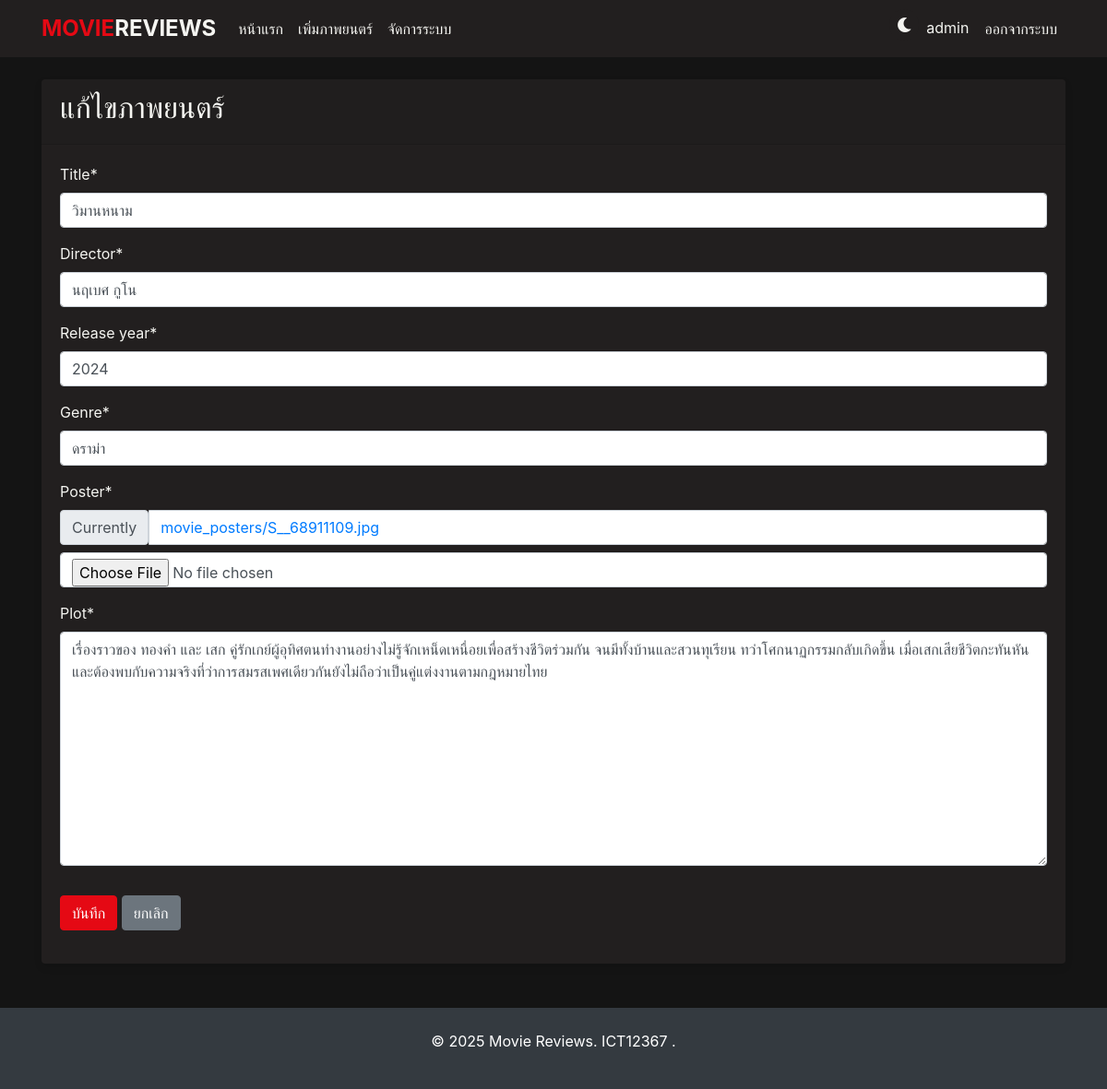
/movie/20/update/ (signed in), run on the app's committed database.
### reviews/models.py (models this page shows, shortened)
class Movie(models.Model):
    title = models.CharField(max_length=100)
    director = models.CharField(max_length=100)
    release_year = models.IntegerField()
    genre = models.CharField(max_length=50)
    poster = models.ImageField(upload_to='movie_posters', default='default_poster.jpg')
    plot = models.TextField()
    created_at = models.DateTimeField(default=timezone.now)

### reviews/views.py (the view, shortened to what this page needs)
# urls.py: path('movie/<int:pk>/update/', views.MovieUpdateView.as_view(), name='movie-update'),
class MovieUpdateView(LoginRequiredMixin, PermissionRequiredMixin, UpdateView):
    model = Movie
    form_class = MovieForm
    template_name = 'reviews/movie_form.html'
    permission_required = 'reviews.change_movie'

### reviews/forms.py
class MovieForm(forms.ModelForm):
    class Meta:
        model = Movie
        fields = ['title', 'director', 'release_year', 'genre', 'poster', 'plot']

### reviews/templates/reviews/movie_form.html (shortened to what this page needs)
{% extends "reviews/base.html" %}
{% load crispy_forms_tags %}
{% block content %}
    <div class="card">
        <div class="card-header">
            <h2>{% if form.instance.id %}แก้ไขภาพยนตร์{% else %}เพิ่มภาพยนตร์ใหม่{% endif %}</h2>
        </div>
        <div class="card-body">
            <form method="POST" enctype="multipart/form-data">
                <fieldset class="form-group">
                    {{ form|crispy }}
                </fieldset>
                <div class="form-group">
                    <button class="btn btn-primary" type="submit">บันทึก</button>
                    <a class="btn btn-secondary" href="{% url 'home' %}">ยกเลิก</a>
                </div>
            </form>
        </div>
    </div>
{% endblock %}

### reviews/templates/reviews/base.html (shortened to what this page needs)
{% load static %}
<!DOCTYPE html>
<html lang="th">
<head>
    <link rel="stylesheet" href="https://cdn.jsdelivr.net/npm/bootstrap@4.6.0/dist/css/bootstrap.min.css">
    <link rel="stylesheet" href="https://cdnjs.cloudflare.com/ajax/libs/font-awesome/5.15.3/css/all.min.css">
</head>
<body class="dark-mode">
    <header>
        <nav class="navbar navbar-expand-lg navbar-dark bg-dark mb-4">
            <div class="container">
                <a class="navbar-brand" href="{% url 'home' %}"><span>MOVIE</span>REVIEWS</a>
                <div class="collapse navbar-collapse" id="navbarNav">
                    <ul class="navbar-nav mr-auto">
                        <li class="nav-item">
                            <a class="nav-link" href="{% url 'home' %}">หน้าแรก</a>
                        </li>
                        {% if user.is_authenticated %}
                            {% if perms.reviews.add_movie or user.is_superuser %}
                            <li class="nav-item">
                                <a class="nav-link" href="{% url 'movie-create' %}">เพิ่มภาพยนตร์</a>
                            </li>
                            {% endif %}
                            {% if user.is_staff or user.is_superuser %}
                            <li class="nav-item">
                                <a class="nav-link" href="{% url 'admin:index' %}">จัดการระบบ</a>
                            </li>
                            {% endif %}
                        {% endif %}
                    </ul>
                    <ul class="navbar-nav">
                        <li class="nav-item">
                            <span class="nav-link mode-toggle" id="modeToggle">
                                <i class="fas fa-moon"></i>
                            </span>
                        </li>
                        {% if user.is_authenticated %}
                        <li class="nav-item">
                            <a class="nav-link" href="{% url 'profile' %}">{{ user.username }}</a>
                        </li>
                        <li class="nav-item">
                            <form method="post" action="{% url 'logout' %}" class="d-inline">
                                <button type="submit" class="btn btn-link nav-link">ออกจากระบบ</button>
                            </form>
                        </li>
                        {% endif %}
                    </ul>
                </div>
            </div>
        </nav>
    </header>
    <main class="container">
        {% block content %}{% endblock %}
    </main>
    <footer class="bg-dark text-white mt-5 py-4">
        <div class="container text-center">
            <p>&copy; 2025 Movie Reviews. ICT12367 .</p>
        </div>
    </footer>
</body>
</html>

### data on the page
Movie: title "วิมานหนาม", director "นฤเบศ กูโน", release_year "2024", genre "ดราม่า", plot "เรื่องราวของ ทองคำ และ เสก คู่รักเกย์ผู้อุทิศตนทำงานอย่างไม่รู้จักเหน็ดเหนื่อยเพื่อสร้างชีวิตร่วมกัน จนมีทั้งบ้านและสวนทุเรียน ทว่าโศกนาฏกรรมกลับเกิดขึ้น เมื่อเสกเสียชีวิตกะทันหัน และต้องพบกับความจริงที่ว่าการสมรสเพศเดียวกันยังไม่ถือว่าเป็นคู่แต่งงานตามกฎหมายไทย"

### other printed values
{{ user.username }} "admin"
